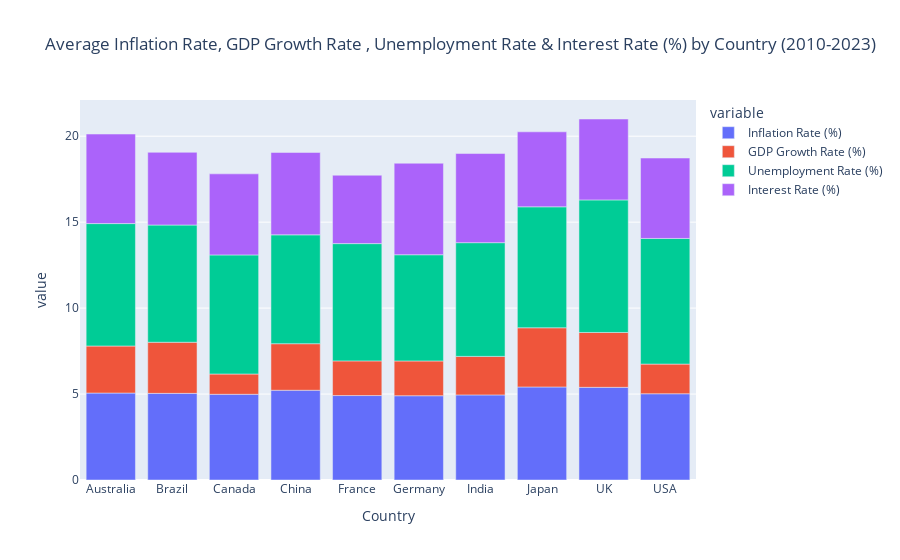

Notebook code for this chart:
### Code cell
px.bar(cigui,
       x='Country',
       y=['Inflation Rate (%)','GDP Growth Rate (%)','Unemployment Rate (%)',"Interest Rate (%)"],
       title='Average Inflation Rate, GDP Growth Rate , Unemployment Rate & Interest Rate (%) by Country (2010-2023)',
        height=600)

### Figure 1 — Plotly figure (JSON) as saved in the notebook; plotly's stock layout.template omitted (floating-point values rounded to 4 significant figures)
{"data": [{"alignmentgroup": "True", "hovertemplate": "variable=Inflation Rate (%)<br>Country=%{x}<br>value=%{y}<extra></extra>", "legendgroup": "Inflation Rate (%)", "marker": {"color": "#636efa", "pattern": {"shape": ""}}, "name": "Inflation Rate (%)", "offsetgroup": "Inflation Rate (%)", "orientation": "v", "showlegend": true, "textposition": "auto", "type": "bar", "x": ["Australia", "Brazil", "Canada", "China", "France", "Germany", "India", "Japan", "UK", "USA"], "xaxis": "x", "y": [5.059, 5.04, 4.986, 5.221, 4.912, 4.902, 4.95, 5.412, 5.39, 5.017], "yaxis": "y"}, {"alignmentgroup": "True", "hovertemplate": "variable=GDP Growth Rate (%)<br>Country=%{x}<br>value=%{y}<extra></extra>", "legendgroup": "GDP Growth Rate (%)", "marker": {"color": "#EF553B", "pattern": {"shape": ""}}, "name": "GDP Growth Rate (%)", "offsetgroup": "GDP Growth Rate (%)", "orientation": "v", "showlegend": true, "textposition": "auto", "type": "bar", "x": ["Australia", "Brazil", "Canada", "China", "France", "Germany", "India", "Japan", "UK", "USA"], "xaxis": "x", "y": [2.736, 2.973, 1.18, 2.709, 2.017, 2.024, 2.241, 3.444, 3.192, 1.727], "yaxis": "y"}, {"alignmentgroup": "True", "hovertemplate": "variable=Unemployment Rate (%)<br>Country=%{x}<br>value=%{y}<extra></extra>", "legendgroup": "Unemployment Rate (%)", "marker": {"color": "#00cc96", "pattern": {"shape": ""}}, "name": "Unemployment Rate (%)", "offsetgroup": "Unemployment Rate (%)", "orientation": "v", "showlegend": true, "textposition": "auto", "type": "bar", "x": ["Australia", "Brazil", "Canada", "China", "France", "Germany", "India", "Japan", "UK", "USA"], "xaxis": "x", "y": [7.121, 6.82, 6.927, 6.333, 6.823, 6.178, 6.615, 7.036, 7.712, 7.309], "yaxis": "y"}, {"alignmentgroup": "True", "hovertemplate": "variable=Interest Rate (%)<br>Country=%{x}<br>value=%{y}<extra></extra>", "legendgroup": "Interest Rate (%)", "marker": {"color": "#ab63fa", "pattern": {"shape": ""}}, "name": "Interest Rate (%)", "offsetgroup": "Interest Rate (%)", "orientation": "v", "showlegend": true, "textposition": "auto", "type": "bar", "x": ["Australia", "Brazil", "Canada", "China", "France", "Germany", "India", "Japan", "UK", "USA"], "xaxis": "x", "y": [5.209, 4.23, 4.716, 4.792, 3.979, 5.324, 5.186, 4.363, 4.707, 4.678], "yaxis": "y"}], "layout": {"autosize": true, "barmode": "relative", "legend": {"title": {"text": "variable"}, "tracegroupgap": 0}, "title": {"text": "Average Inflation Rate, GDP Growth Rate , Unemployment Rate & Interest Rate (%) by Country (2010-2023)"}, "xaxis": {"anchor": "y", "autorange": true, "domain": [0, 1], "range": [-0.5, 9.5], "title": {"text": "Country"}, "type": "category"}, "yaxis": {"anchor": "x", "autorange": true, "domain": [0, 1], "range": [0, 22.11], "title": {"text": "value"}, "type": "linear"}}}
